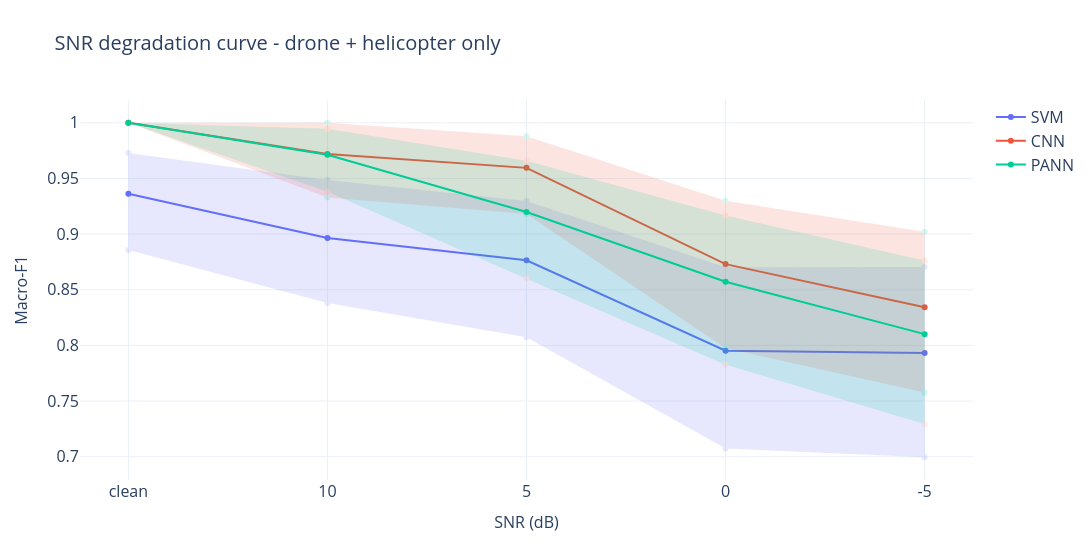

This figure's notebook cell:
### Code cell
snr_svm  = train.snr_degradation_curve(svm_pipeline, test_manifest, esc_df, device, is_torch=False)
snr_cnn  = train.snr_degradation_curve(cnn, test_manifest, esc_df, device, is_torch=True, batch_size=cfg.CNN_BATCH_SIZE)
snr_pann = train.snr_degradation_curve(pann, test_manifest, esc_df, device, is_torch=True, batch_size=cfg.PANN_BATCH_SIZE)

for name, df in [("SVM", snr_svm), ("CNN", snr_cnn), ("PANN", snr_pann)]:
    df["model"] = name

snr_all = pd.concat([snr_svm, snr_cnn, snr_pann], ignore_index=True)
snr_all["snr_label"] = snr_all["snr_db"].astype(str)

fig = go.Figure()
colors = {"SVM": "#636EFA", "CNN": "#EF553B", "PANN": "#00CC96"}

for name in ["SVM", "CNN", "PANN"]:
    d = snr_all[snr_all["model"] == name]
    fig.add_trace(go.Scatter(
        x=list(d["snr_label"]) + list(d["snr_label"])[::-1],
        y=list(d["f1_hi"]) + list(d["f1_lo"])[::-1],
        fill="toself", line=dict(width=0),
        fillcolor=colors[name], opacity=0.15,
        showlegend=False, hoverinfo="skip",
    ))
    fig.add_trace(go.Scatter(
        x=d["snr_label"], y=d["macro_f1"], mode="lines+markers",
        name=name, line=dict(color=colors[name]),
    ))

fig.update_layout(
    title="SNR degradation curve - drone + helicopter only",
    xaxis_title="SNR (dB)", yaxis_title="Macro-F1", width=1500
)
fig.write_image("figures/snr_curve.png", scale=3)
fig.show()

### Figure 1 — Plotly figure (JSON) as saved in the notebook; plotly's stock layout.template omitted (floating-point values rounded to 4 significant figures)
{"data": [{"fill": "toself", "fillcolor": "#636EFA", "hoverinfo": "skip", "line": {"width": 0}, "opacity": 0.15, "showlegend": false, "type": "scatter", "x": ["clean", "10", "5", "0", "-5", "-5", "0", "5", "10", "clean"], "y": [0.9728, 0.9486, 0.9298, 0.8702, 0.8705, 0.6996, 0.7075, 0.8074, 0.8382, 0.8858]}, {"line": {"color": "#636EFA"}, "mode": "lines+markers", "name": "SVM", "type": "scatter", "x": ["clean", "10", "5", "0", "-5"], "y": [0.9362, 0.8966, 0.8764, 0.7952, 0.7932]}, {"fill": "toself", "fillcolor": "#EF553B", "hoverinfo": "skip", "line": {"width": 0}, "opacity": 0.15, "showlegend": false, "type": "scatter", "x": ["clean", "10", "5", "0", "-5", "-5", "0", "5", "10", "clean"], "y": [1, 1, 0.9878, 0.9299, 0.902, 0.7577, 0.7974, 0.9179, 0.9329, 1]}, {"line": {"color": "#EF553B"}, "mode": "lines+markers", "name": "CNN", "type": "scatter", "x": ["clean", "10", "5", "0", "-5"], "y": [1.0, 0.9719, 0.9595, 0.873, 0.8343]}, {"fill": "toself", "fillcolor": "#00CC96", "hoverinfo": "skip", "line": {"width": 0}, "opacity": 0.15, "showlegend": false, "type": "scatter", "x": ["clean", "10", "5", "0", "-5", "-5", "0", "5", "10", "clean"], "y": [1, 0.9945, 0.9658, 0.9166, 0.8762, 0.7294, 0.7826, 0.8599, 0.9379, 1]}, {"line": {"color": "#00CC96"}, "mode": "lines+markers", "name": "PANN", "type": "scatter", "x": ["clean", "10", "5", "0", "-5"], "y": [1.0, 0.9712, 0.9198, 0.8573, 0.8101]}], "layout": {"title": {"text": "SNR degradation curve - drone + helicopter only"}, "width": 1500, "xaxis": {"title": {"text": "SNR (dB)"}}, "yaxis": {"title": {"text": "Macro-F1"}}}}
